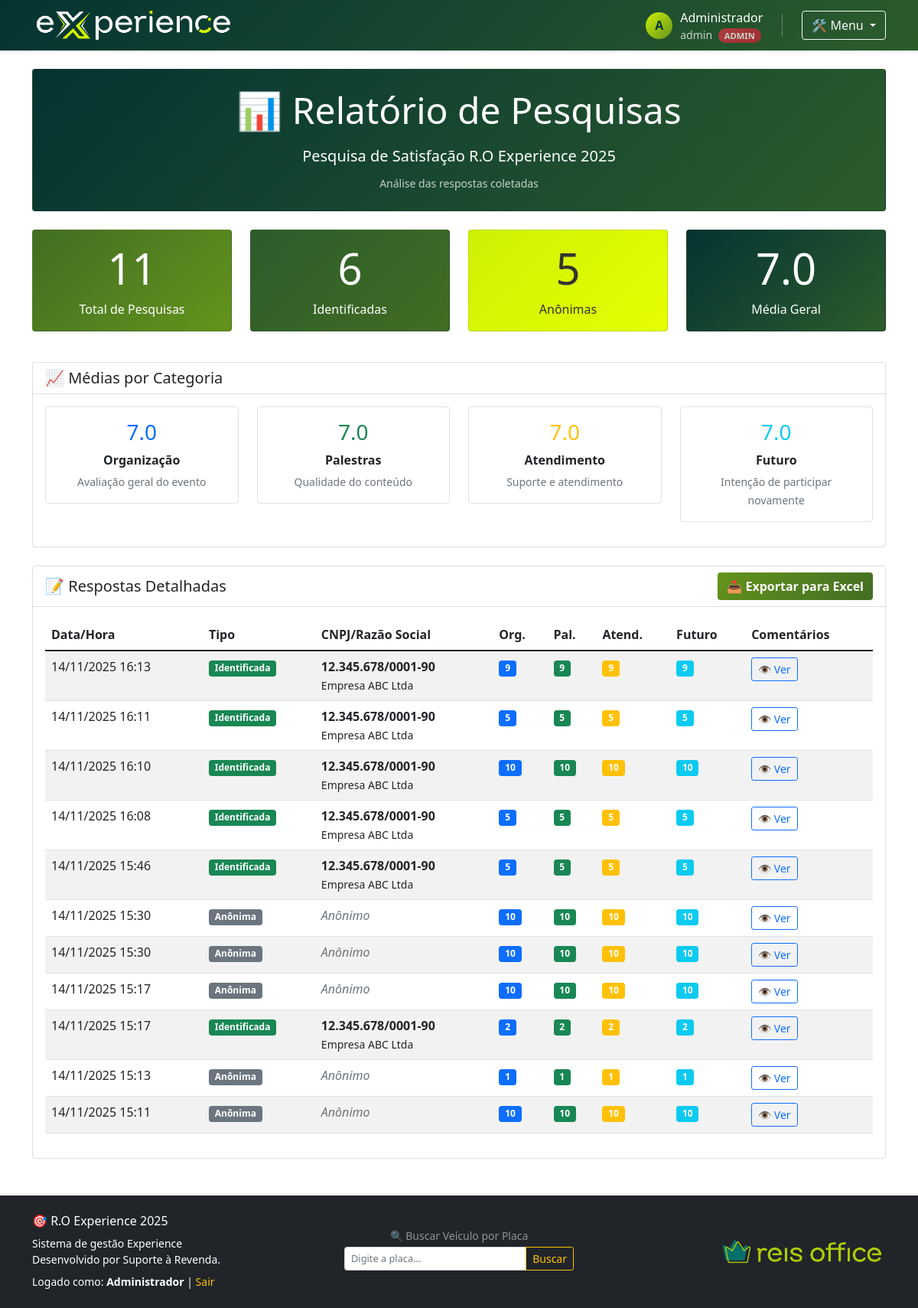
/relatorio-pesquisas (signed in), run on the app's committed database.
### app.py (models this page shows)
class PesquisaResposta(db.Model):
    id = db.Column(db.Integer, primary_key=True)
    cnpj_identificado = db.Column(db.String(18))  # Opcional - pode ser null
    razao_social = db.Column(db.String(200))      # Preenchido se CNPJ validado
    organizacao = db.Column(db.Integer, nullable=False)  # 1-10
    palestras = db.Column(db.Integer, nullable=False)    # 1-10
    atendimento = db.Column(db.Integer, nullable=False)  # 1-10
    futuro = db.Column(db.Integer, nullable=False)       # 1-10
    comentarios = db.Column(db.Text)              # Opcional
    data_resposta = db.Column(db.DateTime, default=agora)
    ip = db.Column(db.String(45))
    anonima = db.Column(db.Boolean, default=False)

### app.py (the view)
@app.route('/relatorio-pesquisas')
@login_required
@permissao_required('relatorios')
def relatorio_pesquisas():
    pesquisas = PesquisaResposta.query.order_by(PesquisaResposta.data_resposta.desc()).all()
    total_pesquisas = len(pesquisas)
    pesquisas_identificadas = len([p for p in pesquisas if not p.anonima])
    pesquisas_anonimas = len([p for p in pesquisas if p.anonima])
    if total_pesquisas > 0:
        media_organizacao = sum(p.organizacao for p in pesquisas) / total_pesquisas
        media_palestras = sum(p.palestras for p in pesquisas) / total_pesquisas
        media_atendimento = sum(p.atendimento for p in pesquisas) / total_pesquisas
        media_futuro = sum(p.futuro for p in pesquisas) / total_pesquisas
    else:
        media_organizacao = media_palestras = media_atendimento = media_futuro = 0
    return render_template('relatorio_pesquisas.html',
                         pesquisas=pesquisas,
                         total_pesquisas=total_pesquisas,
                         pesquisas_identificadas=pesquisas_identificadas,
                         pesquisas_anonimas=pesquisas_anonimas,
                         media_organizacao=media_organizacao,
                         media_palestras=media_palestras,
                         media_atendimento=media_atendimento,
                         media_futuro=media_futuro)

### app.py (called while the page is built, shortened)
def permissao_required(modulo):
    def decorator(f):
        @wraps(f)
        def decorated_function(*args, **kwargs):
            if session.get('nivel_acesso') == 'admin':
                return f(*args, **kwargs)
            if not tem_permissao(modulo):
                flash(f'❌ Acesso negado. Permissão necessária para: {MODULOS_SISTEMA[modulo]["nome"]}', 'error')
                return redirect(url_for('index'))
            return f(*args, **kwargs)
        return decorated_function
    return decorator

def tem_permissao(modulo):
    if session.get('nivel_acesso') == 'admin':
        return True

def login_required(f):
    @wraps(f)
    def decorated_function(*args, **kwargs):
        if 'usuario_id' not in session:
            flash('🔐 Por favor, faça login para acessar esta página', 'info')
            return redirect(url_for('login'))
        return f(*args, **kwargs)
    return decorated_function

def normalizar_cnpj(cnpj):
    if not cnpj:
        return ""
    cnpj_limpo = ''.join(filter(str.isdigit, str(cnpj)))
    if len(cnpj_limpo) == 14:
        return f"{cnpj_limpo[:2]}.{cnpj_limpo[2:5]}.{cnpj_limpo[5:8]}/{cnpj_limpo[8:12]}-{cnpj_limpo[12:]}"
    return cnpj_limpo

@app.context_processor
def utility_processor():
    def check_permission_template(modulo):
        return tem_permissao(modulo)
    return dict(tem_permissao=check_permission_template)

### templates/relatorio_pesquisas.html (shortened to what this page needs)
{% extends "base.html" %}
{% block content %}
<div class="row mb-4">
    <div class="col-12">
        <div class="card bg-primary-custom text-white">
            <div class="card-body text-center py-4">
                <h1 class="display-5 mb-3">📊 Relatório de Pesquisas</h1>
                <p class="lead mb-2">Pesquisa de Satisfação R.O Experience 2025</p>
                <small class="opacity-75">Análise das respostas coletadas</small>
            </div>
        </div>
    </div>
</div>
<div class="row mb-4">
    <div class="col-md-3 mb-3">
        <div class="card bg-success-custom text-white text-center">
            <div class="card-body">
                <h3 class="display-4">{{ total_pesquisas }}</h3>
                <p class="mb-0">Total de Pesquisas</p>
            </div>
        </div>
    </div>
    <div class="col-md-3 mb-3">
        <div class="card bg-info-custom text-white text-center">
            <div class="card-body">
                <h3 class="display-4">{{ pesquisas_identificadas }}</h3>
                <p class="mb-0">Identificadas</p>
            </div>
        </div>
    </div>
    <div class="col-md-3 mb-3">
        <div class="card bg-warning-custom text-center">
            <div class="card-body">
                <h3 class="display-4">{{ pesquisas_anonimas }}</h3>
                <p class="mb-0">Anônimas</p>
            </div>
        </div>
    </div>
    <div class="col-md-3 mb-3">
        <div class="card bg-primary-custom text-white text-center">
            <div class="card-body">
                <h3 class="display-4">{{ "%.1f"|format((media_organizacao + media_palestras + media_atendimento + media_futuro) / 4) }}</h3>
                <p class="mb-0">Média Geral</p>
            </div>
        </div>
    </div>
</div>
<div class="row mb-4">
    <div class="col-12">
        <div class="card">
            <div class="card-header bg-white">
                <h5 class="mb-0">📈 Médias por Categoria</h5>
            </div>
            <div class="card-body">
                <div class="row text-center">
                    <div class="col-md-3 mb-3">
                        <div class="p-3 border rounded">
                            <h3 class="text-primary">{{ "%.1f"|format(media_organizacao) }}</h3>
                            <p class="mb-1"><strong>Organização</strong></p>
                            <small class="text-muted">Avaliação geral do evento</small>
                        </div>
                    </div>
                    <div class="col-md-3 mb-3">
                        <div class="p-3 border rounded">
                            <h3 class="text-success">{{ "%.1f"|format(media_palestras) }}</h3>
                            <p class="mb-1"><strong>Palestras</strong></p>
                            <small class="text-muted">Qualidade do conteúdo</small>
                        </div>
                    </div>
                    <div class="col-md-3 mb-3">
                        <div class="p-3 border rounded">
                            <h3 class="text-warning">{{ "%.1f"|format(media_atendimento) }}</h3>
                            <p class="mb-1"><strong>Atendimento</strong></p>
                            <small class="text-muted">Suporte e atendimento</small>
                        </div>
                    </div>
                    <div class="col-md-3 mb-3">
                        <div class="p-3 border rounded">
                            <h3 class="text-info">{{ "%.1f"|format(media_futuro) }}</h3>
                            <p class="mb-1"><strong>Futuro</strong></p>
                            <small class="text-muted">Intenção de participar novamente</small>
                        </div>
                    </div>
                </div>
            </div>
        </div>
    </div>
</div>
<div class="row">
    <div class="col-12">
        <div class="card">
            <div class="card-header bg-white d-flex justify-content-between align-items-center">
                <h5 class="mb-0">📝 Respostas Detalhadas</h5>
                <a href="{{ url_for('exportar_pesquisas') }}" class="btn btn-custom">
                    📥 Exportar para Excel
                </a>
            </div>
            <div class="card-body">
                {% if pesquisas %}
                <div class="table-responsive">
                    <table class="table table-striped">
                        <thead>
                            <tr>
                                <th>Data/Hora</th>
                                <th>Tipo</th>
                                <th>CNPJ/Razão Social</th>
                                <th>Org.</th>
                                <th>Pal.</th>
                                <th>Atend.</th>
                                <th>Futuro</th>
                                <th>Comentários</th>
                            </tr>
                        </thead>
                        <tbody>
                            {% for pesquisa in pesquisas %}
                            <tr>
                                <td>{{ pesquisa.data_resposta.strftime('%d/%m/%Y %H:%M') }}</td>
                                <td>
                                    {% if pesquisa.anonima %}
                                    <span class="badge bg-secondary">Anônima</span>
                                    {% else %}
                                    <span class="badge bg-success">Identificada</span>
                                    {% endif %}
                                </td>
                                <td>
                                    {% if pesquisa.anonima %}
                                    <em class="text-muted">Anônimo</em>
                                    {% else %}
                                    <strong>{{ pesquisa.cnpj_identificado|cnpj }}</strong><br>
                                    <small>{{ pesquisa.razao_social }}</small>
                                    {% endif %}
                                </td>
                                <td>
                                    <span class="badge bg-primary">{{ pesquisa.organizacao }}</span>
                                </td>
                                <td>
                                    <span class="badge bg-success">{{ pesquisa.palestras }}</span>
                                </td>
                                <td>
                                    <span class="badge bg-warning">{{ pesquisa.atendimento }}</span>
                                </td>
                                <td>
                                    <span class="badge bg-info">{{ pesquisa.futuro }}</span>
                                </td>
                                <td>
                                    {% if pesquisa.comentarios %}
                                    <button class="btn btn-sm btn-outline-primary"
                                            type="button"
                                            data-bs-toggle="modal"
                                            data-bs-target="#modalComentario{{ pesquisa.id }}">
                                        👁️ Ver
                                    </button>
                                    {% else %}
                                    <span class="text-muted">-</span>
                                    {% endif %}
                                </td>
                            </tr>
                            {% endfor %}
                        </tbody>
                    </table>
                </div>
                {% else %}
                <div class="text-center py-5">
                    <div class="display-1 text-muted mb-3">📋</div>
                    <h4 class="text-muted">Nenhuma pesquisa respondida ainda</h4>
                    <p class="text-muted">As respostas da pesquisa pública aparecerão aqui.</p>
                </div>
                {% endif %}
            </div>
        </div>
    </div>
</div>
{% endblock %}

### templates/base.html (style rules this page uses)
:root { --primary-dark: #043333; --primary-light: #2c5c2c; --accent-green: #64941c; --accent-yellow: #cef005; --accent-olive: #426d23; }
.bg-primary-custom { background: linear-gradient(135deg, var(--primary-dark) 0%, var(--primary-light) 100%) !important; }
.bg-success-custom { background: linear-gradient(135deg, var(--accent-olive) 0%, var(--accent-green) 100%) !important; }
.bg-warning-custom { background: linear-gradient(135deg, var(--accent-yellow) 0%, #e6ff00 100%) !important; color: #333 !important; }
.bg-info-custom { background: linear-gradient(135deg, #2c5c2c 0%, #426d23 100%) !important; }
.btn-custom { background: linear-gradient(135deg, var(--accent-green) 0%, var(--accent-olive) 100%); border: none; color: white; font-weight: 600; }

### data on the page
PesquisaResposta: data_resposta "14/11/2025 16:13", anonima "Identificada", cnpj_identificado|cnpj "12.345.678/0001-90", razao_social "Empresa ABC Ltda", organizacao "9", palestras "9", atendimento "9", futuro "9"
PesquisaResposta: data_resposta "14/11/2025 16:11", anonima "Identificada", cnpj_identificado|cnpj "12.345.678/0001-90", razao_social "Empresa ABC Ltda", organizacao "5", palestras "5", atendimento "5", futuro "5"
PesquisaResposta: data_resposta "14/11/2025 16:10", anonima "Identificada", cnpj_identificado|cnpj "12.345.678/0001-90", razao_social "Empresa ABC Ltda", organizacao "10", palestras "10", atendimento "10", futuro "10"
PesquisaResposta: data_resposta "14/11/2025 16:08", anonima "Identificada", cnpj_identificado|cnpj "12.345.678/0001-90", razao_social "Empresa ABC Ltda", organizacao "5", palestras "5", atendimento "5", futuro "5"
PesquisaResposta: data_resposta "14/11/2025 15:46", anonima "Identificada", cnpj_identificado|cnpj "12.345.678/0001-90", razao_social "Empresa ABC Ltda", organizacao "5", palestras "5", atendimento "5", futuro "5"
PesquisaResposta: data_resposta "14/11/2025 15:30", anonima "Anônima", organizacao "10", palestras "10", atendimento "10", futuro "10"
PesquisaResposta: data_resposta "14/11/2025 15:30", anonima "Anônima", organizacao "10", palestras "10", atendimento "10", futuro "10"
PesquisaResposta: data_resposta "14/11/2025 15:17", anonima "Anônima", organizacao "10", palestras "10", atendimento "10", futuro "10"
PesquisaResposta: data_resposta "14/11/2025 15:17", anonima "Identificada", cnpj_identificado|cnpj "12.345.678/0001-90", razao_social "Empresa ABC Ltda", organizacao "2", palestras "2", atendimento "2", futuro "2"
PesquisaResposta: data_resposta "14/11/2025 15:13", anonima "Anônima", organizacao "1", palestras "1", atendimento "1", futuro "1"
PesquisaResposta: data_resposta "14/11/2025 15:11", anonima "Anônima", organizacao "10", palestras "10", atendimento "10", futuro "10"

### other printed values
{{ session.nome[0]|upper if session.nome else 'U' }} "A"
{{ session.nome }} "Administrador"
{{ session.username }} "admin"
{{ total_pesquisas }} "11"
{{ pesquisas_identificadas }} "6"
{{ pesquisas_anonimas }} "5"
{{ "%.1f"|format(media_organizacao) }} "7.0"
{{ "%.1f"|format(media_palestras) }} "7.0"
{{ "%.1f"|format(media_atendimento) }} "7.0"
{{ "%.1f"|format(media_futuro) }} "7.0"
